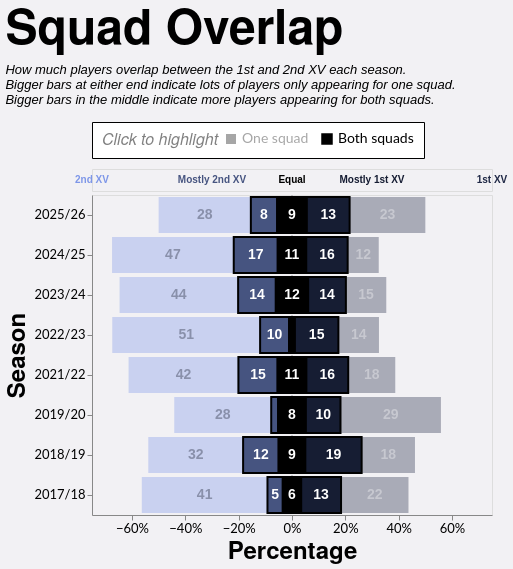

Here is the Vega-Lite specification saved for this chart:
### Vega-Lite specification from a JSON file in a GitHub repository (floating-point values rounded to 4 significant figures)
{"config": {"axis": {"labelFont": "Lato, sans-serif", "titleFont": "PT Sans Narrow, Helvetica Neue, Helvetica, Arial, sans-serif", "labelFontSize": 13, "titleFontSize": 24, "gridColor": "#202947", "gridOpacity": 0.2}, "header": {"labelFont": "PT Sans Narrow, Helvetica Neue, Helvetica, Arial, sans-serif", "titleFont": "PT Sans Narrow, Helvetica Neue, Helvetica, Arial, sans-serif", "labelFontSize": 24, "titleFontSize": 28, "labelFontWeight": "bold", "orient": "left"}, "legend": {"labelFont": "Lato, sans-serif", "titleFont": "PT Sans Narrow, Helvetica Neue, Helvetica, Arial, sans-serif", "labelFontSize": 14, "titleFontSize": 16, "titlePadding": 5, "fillColor": "white", "strokeColor": "black", "padding": 10, "titleFontWeight": "lighter", "titleFontStyle": "italic", "titleColor": "gray", "offset": 10}, "title": {"font": "PT Sans Narrow, Helvetica Neue, Helvetica, Arial, sans-serif", "fontSize": 48, "fontWeight": "bold", "anchor": "start", "align": "center", "titlePadding": 20, "subtitlePadding": 10, "subtitleFontSize": 13, "subtitleColor": "", "subtitleFontStyle": "italic", "offset": 15, "color": "black"}, "axisX": {"labelAngle": 0}, "facet": {"title": null, "header": null, "align": {"row": "each", "column": "each"}}, "resolve": {"scale": {"y": "independent", "facet": "independent"}}, "background": "#f2f1f4", "scale": {"offsetBandPaddingOuter": 0.2, "offsetBandPaddingInner": 0.1}}, "vconcat": [{"data": {"name": "data-3ac57c3fc4e619a5e75a736003a7ffe1"}, "mark": {"type": "text", "align": "center", "baseline": "middle", "fontSize": 10, "fontWeight": "bold", "opacity": 1.0}, "encoding": {"color": {"field": "color", "legend": null, "scale": null, "type": "nominal"}, "text": {"field": "label", "type": "nominal"}, "x": {"axis": null, "field": "x", "type": "quantitative"}}, "height": 22, "width": 400}, {"layer": [{"data": {"name": "data-d285a7403ed98ae579761d64a864032b"}, "mark": {"type": "rule", "color": "#000000", "opacity": 0.3, "size": 1, "strokeDash": [2, 2]}, "encoding": {"x": {"field": "x", "type": "quantitative"}}}, {"data": {"name": "data-9bcc0cffce2eb71e1be020af2cf1e378"}, "mark": {"type": "bar"}, "encoding": {"color": {"field": "category", "legend": null, "scale": {"domain": ["1st XV only", "Both (mostly 1st XV)", "Both (equal)", "Both (mostly 2nd XV)", "2nd XV only"], "range": ["#202946", "#161d33", "#000000", "#465480", "#7d96e8"]}, "type": "nominal"}, "opacity": {"condition": {"param": "appearanceSelect", "value": 1.0}, "value": 0.35}, "order": {"field": "render_priority", "sort": "ascending", "type": "quantitative"}, "stroke": {"field": "category_group", "legend": {"orient": "top", "title": "Click to highlight", "titleOrient": "left"}, "scale": {"domain": ["One squad", "Both squads"], "range": ["#00000000", "#000000"]}, "type": "nominal"}, "strokeWidth": {"condition": {"param": "appearanceSelect", "value": 2}, "value": 0}, "tooltip": [{"field": "season", "title": "Season", "type": "ordinal"}, {"field": "category", "title": "Pattern", "type": "nominal"}, {"field": "category_group", "title": "Appearance", "type": "nominal"}, {"field": "players", "title": "Players", "type": "quantitative"}, {"field": "percentage", "format": ".1%", "title": "Percentage", "type": "quantitative"}], "x": {"axis": {"format": "%", "grid": false}, "field": "percentage_start", "scale": {"domain": [-0.75, 0.75], "nice": false}, "title": "Percentage", "type": "quantitative"}, "x2": {"field": "percentage_end"}, "y": {"field": "season", "sort": "descending", "title": "Season", "type": "ordinal"}}, "name": "view_5"}, {"data": {"name": "data-9bcc0cffce2eb71e1be020af2cf1e378"}, "mark": {"type": "text", "align": "center", "baseline": "middle", "fontSize": 14, "fontWeight": "bold"}, "encoding": {"color": {"field": "label_color", "legend": null, "scale": null, "type": "nominal"}, "opacity": {"condition": {"param": "appearanceSelect", "value": 1.0}, "value": 0.35}, "text": {"field": "players", "format": ".0f", "type": "quantitative"}, "x": {"field": "label_position", "type": "quantitative"}, "y": {"field": "season", "sort": "descending", "title": "Season", "type": "ordinal"}}, "transform": [{"filter": "datum.percentage >= 0.035"}]}], "height": {"step": 40}, "resolve": {"scale": {"x": "shared"}}, "width": 400}], "params": [{"name": "appearanceSelect", "select": {"type": "point", "fields": ["category_group"]}, "bind": "legend", "views": ["view_5"], "value": [{"category_group": "Both squads"}]}], "spacing": 2, "title": {"text": "Squad Overlap", "subtitle": ["How much players overlap between the 1st and 2nd XV each season.", "Bigger bars at either end indicate lots of players only appearing for one squad.", "Bigger bars in the middle indicate more players appearing for both squads."]}, "$schema": "https://vega.github.io/schema/vega-lite/v5.20.1.json", "datasets": {"data-3ac57c3fc4e619a5e75a736003a7ffe1": [{"x": -0.5, "label": "2nd XV", "color": "#7d96e8"}, {"x": -0.2, "label": "Mostly 2nd XV", "color": "#465480"}, {"x": 0.0, "label": "Equal", "color": "#000000"}, {"x": 0.2, "label": "Mostly 1st XV", "color": "#161d33"}, {"x": 0.5, "label": "1st XV", "color": "#202946"}], "data-d285a7403ed98ae579761d64a864032b": [{"x": 0}], "data-9bcc0cffce2eb71e1be020af2cf1e378": [{"type_code": -2, "season": "2017/18", "category": "2nd XV only", "players": 41, "category_group": "One squad", "render_priority": 0, "percentage": 0.4713, "percentage_end": -0.09195, "percentage_start": -0.5632, "label_position": -0.3276, "label_color": "#111827"}, {"type_code": -1, "season": "2017/18", "category": "Both (mostly 2nd XV)", "players": 5, "category_group": "Both squads", "render_priority": 1, "percentage": 0.05747, "percentage_end": -0.03448, "percentage_start": -0.09195, "label_position": -0.06322, "label_color": "white"}, {"type_code": 0, "season": "2017/18", "category": "Both (equal)", "players": 6, "category_group": "Both squads", "render_priority": 1, "percentage": 0.06897, "percentage_end": 0.03448, "percentage_start": -0.03448, "label_position": 6.939e-17, "label_color": "white"}, {"type_code": 1, "season": "2017/18", "category": "Both (mostly 1st XV)", "players": 13, "category_group": "Both squads", "render_priority": 1, "percentage": 0.1494, "percentage_end": 0.1839, "percentage_start": 0.03448, "label_position": 0.1092, "label_color": "white"}, {"type_code": 2, "season": "2017/18", "category": "1st XV only", "players": 22, "category_group": "One squad", "render_priority": 0, "percentage": 0.2529, "percentage_end": 0.4368, "percentage_start": 0.1839, "label_position": 0.3103, "label_color": "white"}, {"type_code": -2, "season": "2018/19", "category": "2nd XV only", "players": 32, "category_group": "One squad", "render_priority": 0, "percentage": 0.3556, "percentage_end": -0.1833, "percentage_start": -0.5389, "label_position": -0.3611, "label_color": "#111827"}, {"type_code": -1, "season": "2018/19", "category": "Both (mostly 2nd XV)", "players": 12, "category_group": "Both squads", "render_priority": 1, "percentage": 0.1333, "percentage_end": -0.05, "percentage_start": -0.1833, "label_position": -0.1167, "label_color": "white"}, {"type_code": 0, "season": "2018/19", "category": "Both (equal)", "players": 9, "category_group": "Both squads", "render_priority": 1, "percentage": 0.1, "percentage_end": 0.05, "percentage_start": -0.05, "label_position": -6.939e-17, "label_color": "white"}, {"type_code": 1, "season": "2018/19", "category": "Both (mostly 1st XV)", "players": 19, "category_group": "Both squads", "render_priority": 1, "percentage": 0.2111, "percentage_end": 0.2611, "percentage_start": 0.05, "label_position": 0.1556, "label_color": "white"}, {"type_code": 2, "season": "2018/19", "category": "1st XV only", "players": 18, "category_group": "One squad", "render_priority": 0, "percentage": 0.2, "percentage_end": 0.4611, "percentage_start": 0.2611, "label_position": 0.3611, "label_color": "white"}, {"type_code": -2, "season": "2019/20", "category": "2nd XV only", "players": 28, "category_group": "One squad", "render_priority": 0, "percentage": 0.3636, "percentage_end": -0.07792, "percentage_start": -0.4416, "label_position": -0.2597, "label_color": "#111827"}, {"type_code": -1, "season": "2019/20", "category": "Both (mostly 2nd XV)", "players": 2, "category_group": "Both squads", "render_priority": 1, "percentage": 0.02597, "percentage_end": -0.05195, "percentage_start": -0.07792, "label_position": -0.06494, "label_color": "white"}, {"type_code": 0, "season": "2019/20", "category": "Both (equal)", "players": 8, "category_group": "Both squads", "render_priority": 1, "percentage": 0.1039, "percentage_end": 0.05195, "percentage_start": -0.05195, "label_position": 1.388e-17, "label_color": "white"}, {"type_code": 1, "season": "2019/20", "category": "Both (mostly 1st XV)", "players": 10, "category_group": "Both squads", "render_priority": 1, "percentage": 0.1299, "percentage_end": 0.1818, "percentage_start": 0.05195, "label_position": 0.1169, "label_color": "white"}, {"type_code": 2, "season": "2019/20", "category": "1st XV only", "players": 29, "category_group": "One squad", "render_priority": 0, "percentage": 0.3766, "percentage_end": 0.5584, "percentage_start": 0.1818, "label_position": 0.3701, "label_color": "white"}, {"type_code": -2, "season": "2021/22", "category": "2nd XV only", "players": 42, "category_group": "One squad", "render_priority": 0, "percentage": 0.4118, "percentage_end": -0.201, "percentage_start": -0.6127, "label_position": -0.4069, "label_color": "#111827"}, {"type_code": -1, "season": "2021/22", "category": "Both (mostly 2nd XV)", "players": 15, "category_group": "Both squads", "render_priority": 1, "percentage": 0.1471, "percentage_end": -0.05392, "percentage_start": -0.201, "label_position": -0.1275, "label_color": "white"}, {"type_code": 0, "season": "2021/22", "category": "Both (equal)", "players": 11, "category_group": "Both squads", "render_priority": 1, "percentage": 0.1078, "percentage_end": 0.05392, "percentage_start": -0.05392, "label_position": 2.776e-17, "label_color": "white"}, {"type_code": 1, "season": "2021/22", "category": "Both (mostly 1st XV)", "players": 16, "category_group": "Both squads", "render_priority": 1, "percentage": 0.1569, "percentage_end": 0.2108, "percentage_start": 0.05392, "label_position": 0.1324, "label_color": "white"}, {"type_code": 2, "season": "2021/22", "category": "1st XV only", "players": 18, "category_group": "One squad", "render_priority": 0, "percentage": 0.1765, "percentage_end": 0.3873, "percentage_start": 0.2108, "label_position": 0.299, "label_color": "white"}, {"type_code": -2, "season": "2022/23", "category": "2nd XV only", "players": 51, "category_group": "One squad", "render_priority": 0, "percentage": 0.5543, "percentage_end": -0.1196, "percentage_start": -0.6739, "label_position": -0.3967, "label_color": "#111827"}, {"type_code": -1, "season": "2022/23", "category": "Both (mostly 2nd XV)", "players": 10, "category_group": "Both squads", "render_priority": 1, "percentage": 0.1087, "percentage_end": -0.01087, "percentage_start": -0.1196, "label_position": -0.06522, "label_color": "white"}, {"type_code": 0, "season": "2022/23", "category": "Both (equal)", "players": 2, "category_group": "Both squads", "render_priority": 1, "percentage": 0.02174, "percentage_end": 0.01087, "percentage_start": -0.01087, "label_position": -6.245e-17, "label_color": "white"}, {"type_code": 1, "season": "2022/23", "category": "Both (mostly 1st XV)", "players": 15, "category_group": "Both squads", "render_priority": 1, "percentage": 0.163, "percentage_end": 0.1739, "percentage_start": 0.01087, "label_position": 0.09239, "label_color": "white"}, {"type_code": 2, "season": "2022/23", "category": "1st XV only", "players": 14, "category_group": "One squad", "render_priority": 0, "percentage": 0.1522, "percentage_end": 0.3261, "percentage_start": 0.1739, "label_position": 0.25, "label_color": "white"}, {"type_code": -2, "season": "2023/24", "category": "2nd XV only", "players": 44, "category_group": "One squad", "render_priority": 0, "percentage": 0.4444, "percentage_end": -0.202, "percentage_start": -0.6465, "label_position": -0.4242, "label_color": "#111827"}, {"type_code": -1, "season": "2023/24", "category": "Both (mostly 2nd XV)", "players": 14, "category_group": "Both squads", "render_priority": 1, "percentage": 0.1414, "percentage_end": -0.06061, "percentage_start": -0.202, "label_position": -0.1313, "label_color": "white"}, {"type_code": 0, "season": "2023/24", "category": "Both (equal)", "players": 12, "category_group": "Both squads", "render_priority": 1, "percentage": 0.1212, "percentage_end": 0.06061, "percentage_start": -0.06061, "label_position": 5.551e-17, "label_color": "white"}, {"type_code": 1, "season": "2023/24", "category": "Both (mostly 1st XV)", "players": 14, "category_group": "Both squads", "render_priority": 1, "percentage": 0.1414, "percentage_end": 0.202, "percentage_start": 0.06061, "label_position": 0.1313, "label_color": "white"}, {"type_code": 2, "season": "2023/24", "category": "1st XV only", "players": 15, "category_group": "One squad", "render_priority": 0, "percentage": 0.1515, "percentage_end": 0.3535, "percentage_start": 0.202, "label_position": 0.2778, "label_color": "white"}, {"type_code": -2, "season": "2024/25", "category": "2nd XV only", "players": 47, "category_group": "One squad", "render_priority": 0, "percentage": 0.4563, "percentage_end": -0.2184, "percentage_start": -0.6748, "label_position": -0.4466, "label_color": "#111827"}, {"type_code": -1, "season": "2024/25", "category": "Both (mostly 2nd XV)", "players": 17, "category_group": "Both squads", "render_priority": 1, "percentage": 0.165, "percentage_end": -0.0534, "percentage_start": -0.2184, "label_position": -0.1359, "label_color": "white"}, {"type_code": 0, "season": "2024/25", "category": "Both (equal)", "players": 11, "category_group": "Both squads", "render_priority": 1, "percentage": 0.1068, "percentage_end": 0.0534, "percentage_start": -0.0534, "label_position": -2.082e-17, "label_color": "white"}, {"type_code": 1, "season": "2024/25", "category": "Both (mostly 1st XV)", "players": 16, "category_group": "Both squads", "render_priority": 1, "percentage": 0.1553, "percentage_end": 0.2087, "percentage_start": 0.0534, "label_position": 0.1311, "label_color": "white"}, {"type_code": 2, "season": "2024/25", "category": "1st XV only", "players": 12, "category_group": "One squad", "render_priority": 0, "percentage": 0.1165, "percentage_end": 0.3252, "percentage_start": 0.2087, "label_position": 0.267, "label_color": "white"}, {"type_code": -2, "season": "2025/26", "category": "2nd XV only", "players": 28, "category_group": "One squad", "render_priority": 0, "percentage": 0.3457, "percentage_end": -0.1543, "percentage_start": -0.5, "label_position": -0.3272, "label_color": "#111827"}, {"type_code": -1, "season": "2025/26", "category": "Both (mostly 2nd XV)", "players": 8, "category_group": "Both squads", "render_priority": 1, "percentage": 0.09877, "percentage_end": -0.05556, "percentage_start": -0.1543, "label_position": -0.1049, "label_color": "white"}, {"type_code": 0, "season": "2025/26", "category": "Both (equal)", "players": 9, "category_group": "Both squads", "render_priority": 1, "percentage": 0.1111, "percentage_end": 0.05556, "percentage_start": -0.05556, "label_position": 2.776e-17, "label_color": "white"}, {"type_code": 1, "season": "2025/26", "category": "Both (mostly 1st XV)", "players": 13, "category_group": "Both squads", "render_priority": 1, "percentage": 0.1605, "percentage_end": 0.216, "percentage_start": 0.05556, "label_position": 0.1358, "label_color": "white"}, {"type_code": 2, "season": "2025/26", "category": "1st XV only", "players": 23, "category_group": "One squad", "render_priority": 0, "percentage": 0.284, "percentage_end": 0.5, "percentage_start": 0.216, "label_position": 0.358, "label_color": "white"}]}}
